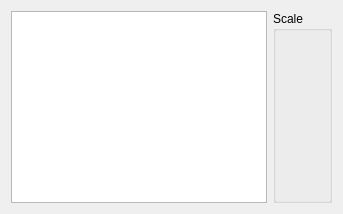
     <widget class="QWidget" name="ColourscalesTab">
      <attribute name="icon">
       <iconset resource="icons.qrc">
        <normaloff>:/basic/icons/basic_colour.svg</normaloff>:/basic/icons/basic_colour.svg</iconset>
      </attribute>
      <attribute name="title">
       <string>Colourscales</string>
      </attribute>
      <layout class="QHBoxLayout" name="horizontalLayout_9">
       <item>
        <widget class="QListWidget" name="ScaleList">
         <property name="sizePolicy">
          <sizepolicy hsizetype="Expanding" vsizetype="Expanding">
           <horstretch>0</horstretch>
           <verstretch>0</verstretch>
          </sizepolicy>
         </property>
         <property name="minimumSize">
          <size>
           <width>128</width>
           <height>0</height>
          </size>
         </property>
         <property name="editTriggers">
          <set>QAbstractItemView::NoEditTriggers</set>
         </property>
         <property name="currentRow">
          <number>-1</number>
         </property>
        </widget>
       </item>
       <item>
        <widget class="QGroupBox" name="ScaleGroup">
         <property name="sizePolicy">
          <sizepolicy hsizetype="Minimum" vsizetype="Preferred">
           <horstretch>2</horstretch>
           <verstretch>0</verstretch>
          </sizepolicy>
         </property>
         <property name="title">
          <string>Scale</string>
         </property>
         <layout class="QVBoxLayout" name="verticalLayout_15">
          <property name="spacing">
           <number>4</number>
          </property>
          <property name="leftMargin">
           <number>4</number>
          </property>
          <property name="topMargin">
           <number>4</number>
          </property>
          <property name="rightMargin">
           <number>4</number>
          </property>
          <property name="bottomMargin">
           <number>4</number>
          </property>
          <item>
           <widget class="TColourScaleEditor" name="ScaleEditor" native="true">
            <property name="sizePolicy">
             <sizepolicy hsizetype="Expanding" vsizetype="Preferred">
              <horstretch>0</horstretch>
              <verstretch>0</verstretch>
             </sizepolicy>
            </property>
            <property name="contextMenuPolicy">
             <enum>Qt::CustomContextMenu</enum>
            </property>
           </widget>
          </item>
         </layout>
        </widget>
       </item>
      </layout>
     </widget>
